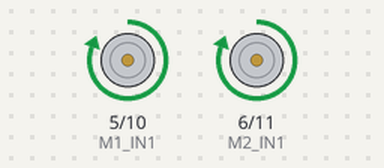
Recording of a sketch running on a simulated Arduino Uno, built with avr-gcc and run on an emulated ATmega328P. On the bench: motor-driver pin pairs drawn as motors (green arrow = first pin HIGH = forward, orange = second pin HIGH = backward, longer = more drive).

Above: at 0.1 s.
At 1.5 s:
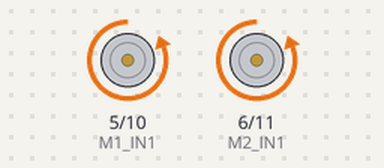
At 2.9 s:
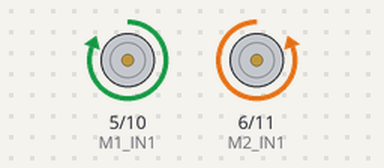
At 4.9 s:
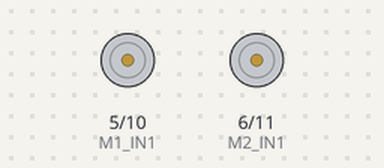
Timing chart, 0 to 6.4 s (numbered marks = the images above):
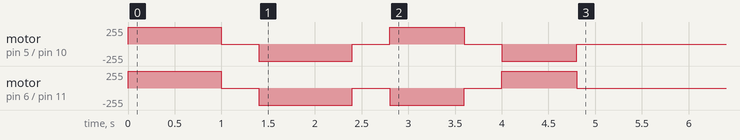

The sketch:

arduino.ino
```cpp
// Controle de 2 motores por Bluetooth (HC-05/HC-06)
// Comandos:
// '2' = frente
// '5' = tras
// '3' = direita
// '1' = esquerda
// '0' = parar

const int M1_IN1 = 5;
const int M1_IN2 = 10;
const int M2_IN1 = 6;
const int M2_IN2 = 11;

void pararMotores() {
	digitalWrite(M1_IN1, LOW);
	digitalWrite(M1_IN2, LOW);
	digitalWrite(M2_IN1, LOW);
	digitalWrite(M2_IN2, LOW);
}

void frente() {
	// Ambos motores para frente
	digitalWrite(M1_IN1, HIGH);
	digitalWrite(M1_IN2, LOW);
	digitalWrite(M2_IN1, HIGH);
	digitalWrite(M2_IN2, LOW);
}

void tras() {
	// Ambos motores para tras
	digitalWrite(M1_IN1, LOW);
	digitalWrite(M1_IN2, HIGH);
	digitalWrite(M2_IN1, LOW);
	digitalWrite(M2_IN2, HIGH);
}

void direita() {
	// Gira para direita: motor esquerdo frente, direito tras
	digitalWrite(M1_IN1, HIGH);
	digitalWrite(M1_IN2, LOW);
	digitalWrite(M2_IN1, LOW);
	digitalWrite(M2_IN2, HIGH);
}

void esquerda() {
	// Gira para esquerda: motor esquerdo tras, direito frente
	digitalWrite(M1_IN1, LOW);
	digitalWrite(M1_IN2, HIGH);
	digitalWrite(M2_IN1, HIGH);
	digitalWrite(M2_IN2, LOW);
}

void testeMovimentos() {
	frente();
	delay(1000);
	pararMotores();
	delay(400);

	tras();
	delay(1000);
	pararMotores();
	delay(400);

	direita();
	delay(800);
	pararMotores();
	delay(400);

	esquerda();
	delay(800);
	pararMotores();
	delay(400);
}

void setup() {
	pinMode(M1_IN1, OUTPUT);
	pinMode(M1_IN2, OUTPUT);
	pinMode(M2_IN1, OUTPUT);
	pinMode(M2_IN2, OUTPUT);

	pararMotores();

	// Bluetooth no Serial (HC-05/HC-06 em 9600)
	Serial.begin(9600);

	// Teste automatico inicial: frente, tras, direita e esquerda
	testeMovimentos();
}

void loop() {
	if (Serial.available() > 0) {
		char comando = Serial.read();

		switch (comando) {
			case '2':
				frente();
				break;

			case '5':
				tras();
				break;

			case '3':
				direita();
				break;

			case '1':
				esquerda();
				break;

			case '0':
				pararMotores();
				break;

			default:
				// Ignora comandos desconhecidos
				break;
		}
	}
}
```
